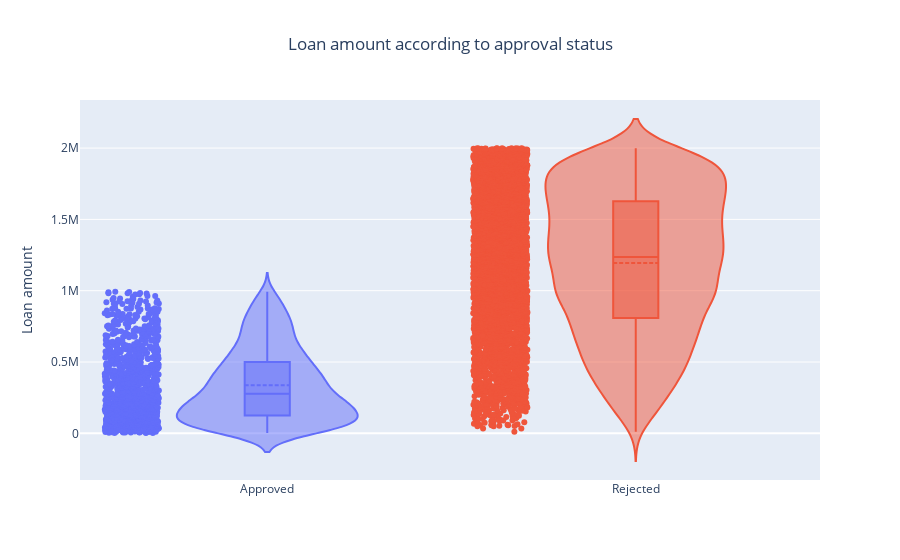

Source (notebook cell):
### Markdown cell above
### 4.5 Apply Violins to compare distributions between accepted and rejected applications

### Code cell
subplot_titles = ['Approved', 'Rejected']
select_decision_approval_status = [select_approved_decision, select_rejected_decision]
get_decision_value = [get_decision_amount, get_decision_amount]
fig = go.Figure()
for idx, approval in enumerate(select_decision_approval_status):
    fig.add_trace(go.Violin(y=datasink.query(approval)[get_decision_amount],
                            name=subplot_titles[idx],
                            box_visible=True,
                            meanline_visible=True,
                            points='all'
                            ))

fig.update_yaxes(title_text='Loan amount')

fig.update_layout(
    barmode='stack', 
    showlegend=False,
    title={'text': f"Loan amount according to approval status",
          'x':0.5,
          'xanchor': 'center'
    })

fig.show()

### Figure 1 — Plotly figure (JSON) as saved in the notebook; plotly's stock layout.template omitted (floating-point values rounded to 4 significant figures; data arrays with more than 128 entries replaced by an {"elided": "..."} marker saying what was removed)
{"data": [{"box": {"visible": true}, "meanline": {"visible": true}, "name": "Approved", "points": "all", "type": "violin", "y": {"elided": "1087 int values"}}, {"box": {"visible": true}, "meanline": {"visible": true}, "name": "Rejected", "points": "all", "type": "violin", "y": {"elided": "3913 int values"}}], "layout": {"autosize": true, "barmode": "stack", "showlegend": false, "title": {"text": "Loan amount according to approval status", "x": 0.5, "xanchor": "center"}, "xaxis": {"autorange": true, "range": [-0.5052, 1.5], "type": "category"}, "yaxis": {"autorange": true, "range": [-327200.0, 2337000.0], "title": {"text": "Loan amount"}, "type": "linear"}}}
